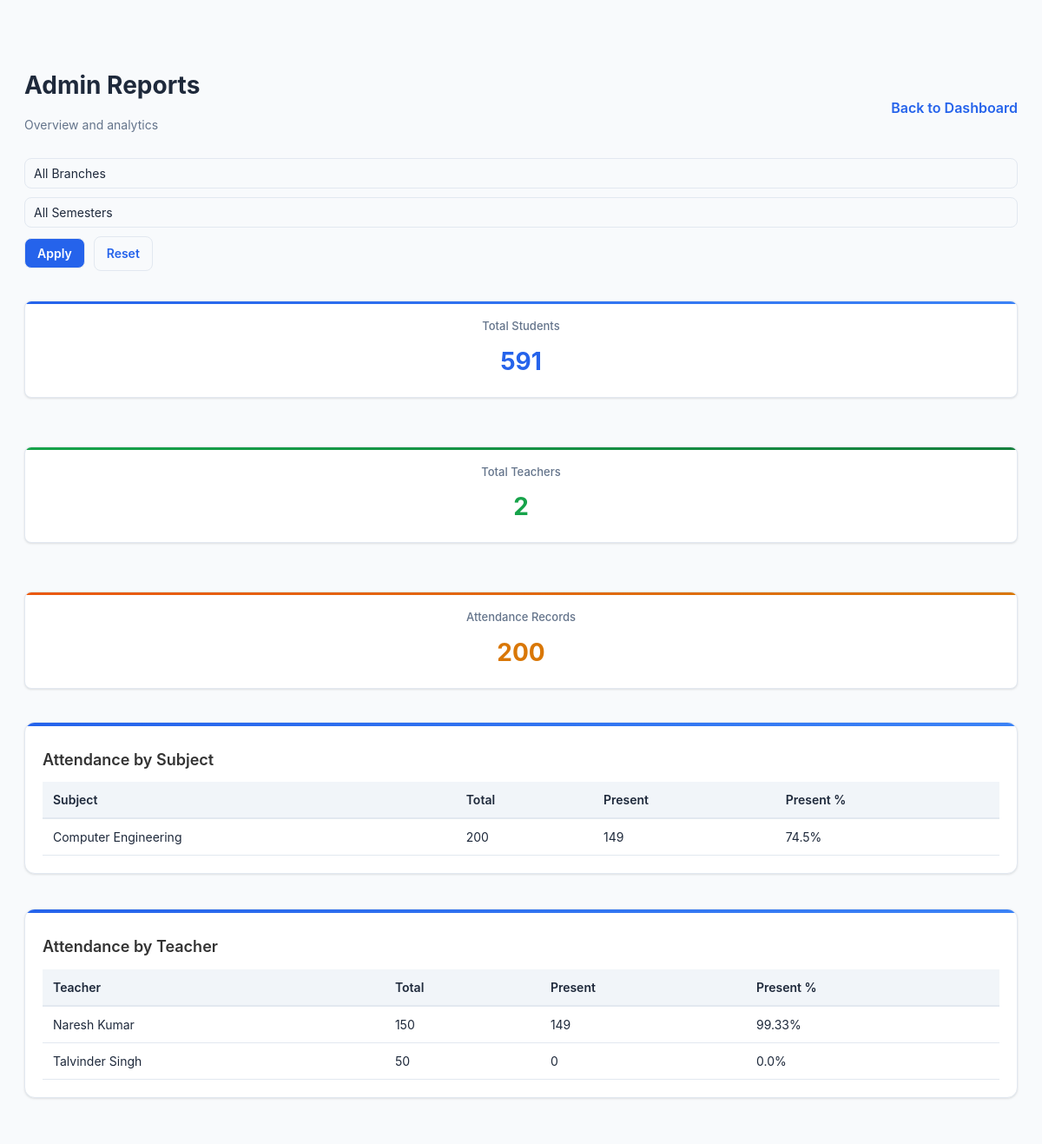
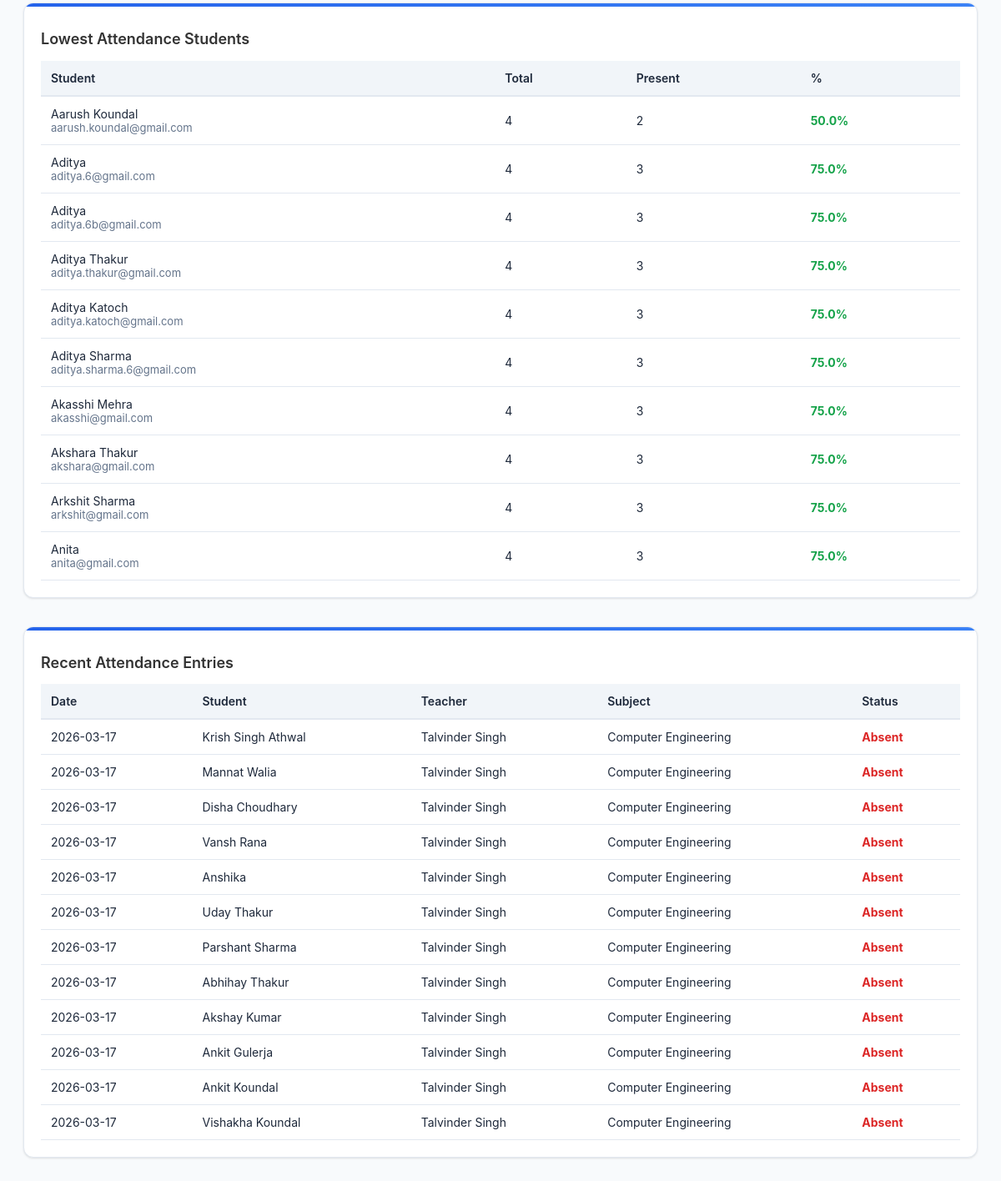
Screenshot of /reports (signed in) with the database file from the repository (2 pictures, top to bottom).
### app.py (models this page shows)
class Attendance(db.Model):
    id = db.Column(db.Integer, primary_key=True)
    student_id = db.Column(db.Integer, db.ForeignKey("user.id"), nullable=False)
    teacher_id = db.Column(db.Integer, db.ForeignKey("user.id"), nullable=False)
    subject = db.Column(db.String(100), nullable=False)
    branch = db.Column(db.String(100), nullable=True)
    semester = db.Column(db.String(20), nullable=True)
    date = db.Column(db.Date, nullable=False, default=date.today)
    status = db.Column(db.String(20), nullable=False, default="absent")
    student = db.relationship(
        "User", foreign_keys=[student_id], backref="attendance_as_student"
    )
    teacher = db.relationship(
        "User", foreign_keys=[teacher_id], backref="attendance_as_teacher"
    )

class User(db.Model):
    id = db.Column(db.Integer, primary_key=True)
    role = db.Column(db.String(20), nullable=False)
    name = db.Column(db.String(100), nullable=False)
    email = db.Column(db.String(100), unique=True, nullable=False)
    password = db.Column(db.String(200), nullable=False)
    roll_number = db.Column(db.String(20), nullable=True)
    branch = db.Column(db.String(100), nullable=True)
    semester = db.Column(db.String(20), nullable=True)
    department = db.Column(db.String(100), nullable=True)

### app.py (the view)
@app.route("/reports")
def reports():
    if session.get("role") != "admin":
        abort(403)
    selected_branch = (request.args.get("branch") or "").strip()
    selected_semester = (request.args.get("semester") or "").strip()
    branches = {
        (row[0] or "").strip()
        for row in db.session.query(User.branch).filter_by(role="student").distinct().all()
        if row[0]
    }
    branches.update(
        {
            (row[0] or "").strip()
            for row in db.session.query(Attendance.branch).distinct().all()
            if row[0]
        }
    )
    semesters = {
        (row[0] or "").strip()
        for row in db.session.query(User.semester).filter_by(role="student").distinct().all()
        if row[0]
    }
    semesters.update(
        {
            (row[0] or "").strip()
            for row in db.session.query(Attendance.semester).distinct().all()
            if row[0]
        }
    )
    branch_options = sorted(branches)
    semester_options = sorted(semesters)
    attendance_query = Attendance.query
    if selected_branch:
        attendance_query = attendance_query.filter(Attendance.branch == selected_branch)
    if selected_semester:
        attendance_query = attendance_query.filter(Attendance.semester == selected_semester)
    records_all = attendance_query.all()
    total_attendance = len(records_all)
    students_query = User.query.filter_by(role="student")
    if selected_branch:
        students_query = students_query.filter(User.branch == selected_branch)
    if selected_semester:
        students_query = students_query.filter(User.semester == selected_semester)
    students = students_query.all()
    total_students = len(students)
    teacher_ids = sorted({r.teacher_id for r in records_all})
    total_teachers = len(teacher_ids)
    grouped_subjects = {}
    for r in records_all:
        key = normalize_subject_name(r.subject)
        c = grouped_subjects.setdefault(key, {"total": 0, "present": 0})
        c["total"] += 1
        if (r.status or "").strip().lower() == "present":
            c["present"] += 1
    attendance_by_subject = []
    for subj in sorted(grouped_subjects.keys(), key=lambda x: x.lower()):
        total = grouped_subjects[subj]["total"]
        present = grouped_subjects[subj]["present"]
        pct = round((present / total) * 100, 2) if total > 0 else 0
        attendance_by_subject.append(
            {"subject": subj, "total": total, "present": present, "percentage": pct}
        )
    teachers = (
        User.query.filter(User.role == "teacher", User.id.in_(teacher_ids)).all()
        if teacher_ids
        else []
    )
    attendance_by_teacher = []
    for t in teachers:
        total = sum(1 for r in records_all if r.teacher_id == t.id)
        present = sum(
            1
            for r in records_all
            if r.teacher_id == t.id and (r.status or "").strip().lower() == "present"
        )
        pct = round((present / total) * 100, 2) if total > 0 else 0
        attendance_by_teacher.append(
            {"teacher": t.name, "total": total, "present": present, "percentage": pct}
        )
    attendance_by_teacher.sort(key=lambda x: x["teacher"].lower())
    student_stats = []
    for s in students:
        total = sum(1 for r in records_all if r.student_id == s.id)
        present = sum(
            1
            for r in records_all
            if r.student_id == s.id and (r.status or "").strip().lower() == "present"
        )
        pct = round((present / total) * 100, 2) if total > 0 else None
        student_stats.append(
            {
                "id": s.id,
                "name": s.name,
                "email": s.email,
                "total": total,
                "present": present,
                "percentage": pct,
            }
        )
    low_attendance = sorted(
        [x for x in student_stats if x["percentage"] is not None],
        key=lambda r: r["percentage"],
    )[:10]
    recent_records = (
        attendance_query.order_by(Attendance.date.desc(), Attendance.id.desc())
        .limit(12)
        .all()
    )
    for r in recent_records:
        r.student_obj = User.query.get(r.student_id)
        r.teacher_obj = User.query.get(r.teacher_id)
        r.display_subject = normalize_subject_name(r.subject)
    return render_template(
        "reports.html",
        total_students=total_students,
        total_teachers=total_teachers,
        total_attendance=total_attendance,
        attendance_by_subject=attendance_by_subject,
        attendance_by_teacher=attendance_by_teacher,
        low_attendance=low_attendance,
        recent_records=recent_records,
        branch_options=branch_options,
        semester_options=semester_options,
        selected_branch=selected_branch,
        selected_semester=selected_semester,
    )

### app.py (called while the page is built)
def normalize_subject_name(subject_value):
    s = (subject_value or "").strip()
    if not s:
        return "Unknown"
    if s.lower() == "computer science":
        return "Computer Engineering"
    return s

### templates/reports.html (shortened to what this page needs)
﻿<!DOCTYPE html>
<html lang="en">
<head>
  <link rel="stylesheet" href="{{ url_for('static', filename='style.css') }}">
</head>
<body>
  <div class="wrap">
    <div style="display:flex;align-items:center;justify-content:space-between">
      <div>
        <h1>Admin Reports</h1>
        <div class="muted">
          Overview and analytics
        </div>
      </div>
      <div class="actions">
        <a class="back" href="{{ url_for('admin_dashboard') }}">Back to Dashboard</a>
      </div>
    </div>
    <form method="GET" class="filters">
      <select name="branch">
        <option value="">All Branches</option>
      </select>
      <select name="semester">
        <option value="">All Semesters</option>
      </select>
      <button type="submit" class="btn">Apply</button>
      <a href="{{ url_for('reports') }}" class="btn btn-ghost">Reset</a>
    </form>
    <div class="row" style="margin-top:14px">
      <div class="stat card">
        <div class="small">Total Students</div>
        <div class="num">{{ total_students }}</div>
      </div>
      <div class="stat card">
        <div class="small">Total Teachers</div>
        <div class="num">{{ total_teachers }}</div>
      </div>
      <div class="stat card">
        <div class="small">Attendance Records</div>
        <div class="num">{{ total_attendance }}</div>
      </div>
    </div>
    <div class="card" style="margin-top:18px">
      <h2>Attendance by Subject</h2>
      {% if attendance_by_subject %}
        <table>
          <thead><tr><th>Subject</th><th>Total</th><th>Present</th><th>Present %</th></tr></thead>
          <tbody>
            {% for s in attendance_by_subject %}
              <tr>
                <td>{{ s.subject }}</td>
                <td>{{ s.total }}</td>
                <td>{{ s.present }}</td>
                <td>{{ s.percentage }}%</td>
              </tr>
            {% endfor %}
          </tbody>
        </table>
      {% else %}
        <div class="muted">No attendance data yet.</div>
      {% endif %}
    </div>
    <div class="row" style="margin-top:14px">
      <div class="card" style="flex:1;min-width:320px">
        <h2>Attendance by Teacher</h2>
        {% if attendance_by_teacher %}
          <table>
            <thead><tr><th>Teacher</th><th>Total</th><th>Present</th><th>Present %</th></tr></thead>
            <tbody>
              {% for t in attendance_by_teacher %}
                <tr>
                  <td>{{ t.teacher }}</td>
                  <td>{{ t.total }}</td>
                  <td>{{ t.present }}</td>
                  <td>{{ t.percentage }}%</td>
                </tr>
              {% endfor %}
            </tbody>
          </table>
        {% else %}
          <div class="muted">No teacher attendance yet.</div>
        {% endif %}
      </div>
      <div class="card" style="flex:0.9;min-width:280px">
        <h2>Lowest Attendance Students</h2>
        {% if low_attendance %}
          <table>
            <thead><tr><th>Student</th><th>Total</th><th>Present</th><th>%</th></tr></thead>
            <tbody>
              {% for s in low_attendance %}
                <tr>
                  <td>{{ s.name }} <div class="small">{{ s.email }}</div></td>
                  <td>{{ s.total }}</td>
                  <td>{{ s.present }}</td>
                  <td class="{{ 'label-bad' if s.percentage < 50 else 'label-good' }}">{{ s.percentage }}%</td>
                </tr>
              {% endfor %}
            </tbody>
          </table>
        {% else %}
          <div class="muted">No student attendance data yet.</div>
        {% endif %}
      </div>
    </div>
    <div class="card" style="margin-top:14px">
      <h2>Recent Attendance Entries</h2>
      {% if recent_records %}
        <table>
          <thead><tr><th>Date</th><th>Student</th><th>Teacher</th><th>Subject</th><th>Status</th></tr></thead>
          <tbody>
            {% for r in recent_records %}
              <tr>
                <td>{{ r.date.strftime('%Y-%m-%d') if r.date else '' }}</td>
                <td>{{ r.student_obj.name if r.student_obj else ('#' ~ r.student_id) }}</td>
                <td>{{ r.teacher_obj.name if r.teacher_obj else ('#' ~ r.teacher_id) }}</td>
                <td>{{ r.display_subject or r.subject }}</td>
                <td class="{{ 'label-good' if (r.status or '').lower()=='present' else 'label-bad' }}">{{ r.status }}</td>
              </tr>
            {% endfor %}
          </tbody>
        </table>
      {% else %}
        <div class="muted">No recent attendance.</div>
      {% endif %}
    </div>
  </div>
</body>
</html>

### static/style.css (style rules this page uses)
* { margin: 0; padding: 0; box-sizing: border-box; }
:root { --primary: #2563eb; --primary-dark: #1e40af; --primary-light: #3b82f6; --primary-gradient: linear-gradient(135deg, #2563eb 0%, #3b82f6 100%); --secondary: #06b6d4; --secondary-gradient: linear-gradient(135deg, #06b6d4 0%, #0891b2 100%); --accent: #dc2626; --accent-warm: #ea580c; --accent-warm-gradient: linear-gradient(135deg, #ea580c 0%, #d97706 100%); --success: #16a34a; --success-gradient: linear-gradient(135deg, #16a34a 0%, #15803d 100%); --warning: #ca8a04; --warning-gradient: linear-gradient(135deg, #ca8a04 0%, #b45309 100%); --purple: #9333ea; --purple-gradient: linear-gradient(135deg, #9333ea 0%, #7c3aed 100%); --pink: #ec4899; --pink-gradient: linear-gradient(135deg, #ec4899 0%, #db2777 100%); --indigo: #4f46e5; --indigo-gradient: linear-gradient(135deg, #4f46e5 0%, #4338ca 100%); --bg-dark: #f8fafc; --bg-darker: #f1f5f9; --card-bg: #ffffff; --border-color: #e2e8f0; --text-light: #1e293b; --text-muted: #64748b; --text-dark: #334155; --shadow: 0 1px 3px rgba(0, 0, 0, 0.08), 0 1px 2px rgba(0, 0, 0, 0.04); --shadow-md: 0 4px 6px rgba(0, 0, 0, 0.1), 0 2px 4px rgba(0, 0, 0, 0.06); --shadow-lg: 0 10px 15px rgba(0, 0, 0, 0.1), 0 4px 6px rgba(0, 0, 0, 0.05); --radius: 8px; --font-sans: -apple-system, BlinkMacSystemFont, 'Segoe UI', 'Roboto', 'Oxygen', 'Ubuntu', 'Cantarell', sans-serif; }
body { font-family: var(--font-sans); background: var(--bg-dark); color: var(--text-light); line-height: 1.6; }
.btn { padding: 10px 20px; border: none; border-radius: var(--radius); font-family: inherit; font-size: 14px; font-weight: 500; cursor: pointer; transition: all 0.2s ease; text-decoration: none; display: inline-block; }
input, select, textarea { font-family: inherit; font-size: 14px; border: 1px solid var(--border-color); padding: 10px 12px; border-radius: var(--radius); background: var(--card-bg); color: var(--text-light); transition: all 0.2s ease; }
input::placeholder, select::placeholder, textarea::placeholder { color: var(--text-muted); }
select option { background: var(--bg-dark); color: var(--text-light); }
.card { background: var(--card-bg); border-radius: var(--radius); padding: 20px; box-shadow: var(--shadow); border: 1px solid var(--border-color); }
table { width: 100%; border-collapse: collapse; }
thead { background: var(--bg-darker); border-bottom: 2px solid var(--border-color); }
th { padding: 12px; text-align: left; font-weight: 600; color: var(--text-light); }
td { padding: 12px; border-bottom: 1px solid var(--border-color); color: var(--text-dark); }
h1, h2, h3, h4, h5, h6 { font-weight: 600; line-height: 1.2; color: var(--text-light); }
h1 { font-size: 28px; }
h2 { font-size: 24px; }
input, select { padding: 10px; border: 1px solid #ccc; border-radius: 6px; font-size: 14px; }
button { padding: 10px; background: #2575fc; color: #fff; border: none; border-radius: 6px; font-size: 16px; cursor: pointer; transition: background 0.3s; }
body { background: linear-gradient(135deg, #6a11cb 0%, #2575fc 100%); font-family: "Poppins", Arial, sans-serif; }
.card { background: #fff; border-radius: 10px; box-shadow: 0 4px 8px rgba(0, 0, 0, 0.1); padding: 20px; margin: 20px 0; }
.card h2 { margin-bottom: 15px; color: #333; }
.select-wrapper select, .filters select, .controls select { -webkit-appearance: none; -moz-appearance: none; appearance: none; width: 100%; background-color: #0f1833; color: #fff; border: 1px solid rgba(255,255,255,0.06); padding: 10px 40px 10px 14px; border-radius: 10px; font-size: 14px; outline: none; transition: border-color .15s, box-shadow .15s; }
select option { background-color: #0f1833; color: #fff; }

### rows the page displays
Attendance: subject "Computer Engineering", total "200", present "149", percentage "74.5"
User: teacher "Naresh Kumar", total "150", present "149", percentage "99.33"
User: teacher "Talvinder Singh", total "50", present "0", percentage "0.0"
User: name "Aarush Koundal", email "aarush.koundal@gmail.com", total "4", present "2", percentage "50.0"
User: name "Aditya", email "aditya.6@gmail.com", total "4", present "3", percentage "75.0"
User: name "Aditya", email "aditya.6b@gmail.com", total "4", present "3", percentage "75.0"
User: name "Aditya Thakur", email "aditya.thakur@gmail.com", total "4", present "3", percentage "75.0"
User: name "Aditya Katoch", email "aditya.katoch@gmail.com", total "4", present "3", percentage "75.0"
User: name "Aditya Sharma", email "aditya.sharma.6@gmail.com", total "4", present "3", percentage "75.0"
User: name "Akasshi Mehra", email "akasshi@gmail.com", total "4", present "3", percentage "75.0"
User: name "Akshara Thakur", email "akshara@gmail.com", total "4", present "3", percentage "75.0"
User: name "Arkshit Sharma", email "arkshit@gmail.com", total "4", present "3", percentage "75.0"
User: name "Anita", email "anita@gmail.com", total "4", present "3", percentage "75.0"
Attendance: date "2026-03-17", student_obj "Krish Singh Athwal", teacher_obj "Talvinder Singh", display_subject "Computer Engineering", status "Absent"
Attendance: date "2026-03-17", student_obj "Mannat Walia", teacher_obj "Talvinder Singh", display_subject "Computer Engineering", status "Absent"
Attendance: date "2026-03-17", student_obj "Disha Choudhary", teacher_obj "Talvinder Singh", display_subject "Computer Engineering", status "Absent"
Attendance: date "2026-03-17", student_obj "Vansh Rana", teacher_obj "Talvinder Singh", display_subject "Computer Engineering", status "Absent"
Attendance: date "2026-03-17", student_obj "Anshika", teacher_obj "Talvinder Singh", display_subject "Computer Engineering", status "Absent"
Attendance: date "2026-03-17", student_obj "Uday Thakur", teacher_obj "Talvinder Singh", display_subject "Computer Engineering", status "Absent"
Attendance: date "2026-03-17", student_obj "Parshant Sharma", teacher_obj "Talvinder Singh", display_subject "Computer Engineering", status "Absent"
Attendance: date "2026-03-17", student_obj "Abhihay Thakur", teacher_obj "Talvinder Singh", display_subject "Computer Engineering", status "Absent"
Attendance: date "2026-03-17", student_obj "Akshay Kumar", teacher_obj "Talvinder Singh", display_subject "Computer Engineering", status "Absent"
Attendance: date "2026-03-17", student_obj "Ankit Gulerja", teacher_obj "Talvinder Singh", display_subject "Computer Engineering", status "Absent"
Attendance: date "2026-03-17", student_obj "Ankit Koundal", teacher_obj "Talvinder Singh", display_subject "Computer Engineering", status "Absent"
Attendance: date "2026-03-17", student_obj "Vishakha Koundal", teacher_obj "Talvinder Singh", display_subject "Computer Engineering", status "Absent"

### other values shown
{{ total_students }} "591"
{{ total_teachers }} "2"
{{ total_attendance }} "200"
